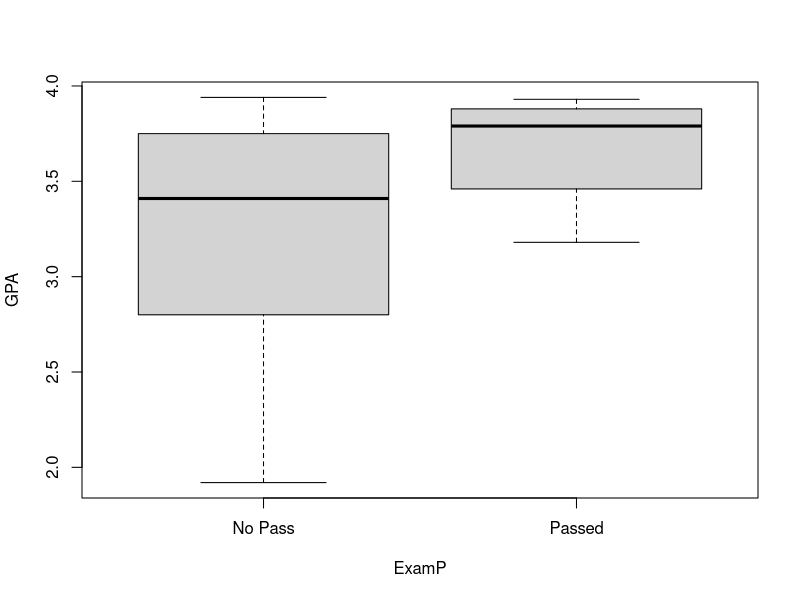
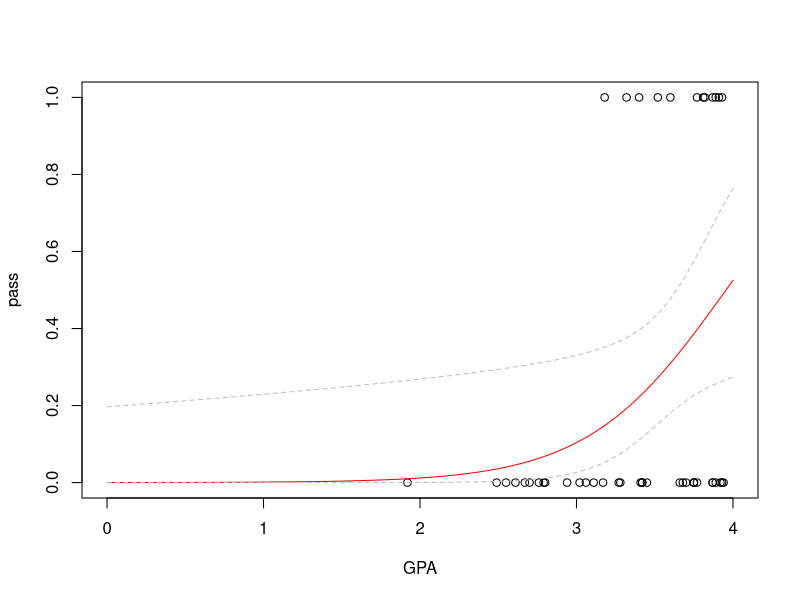
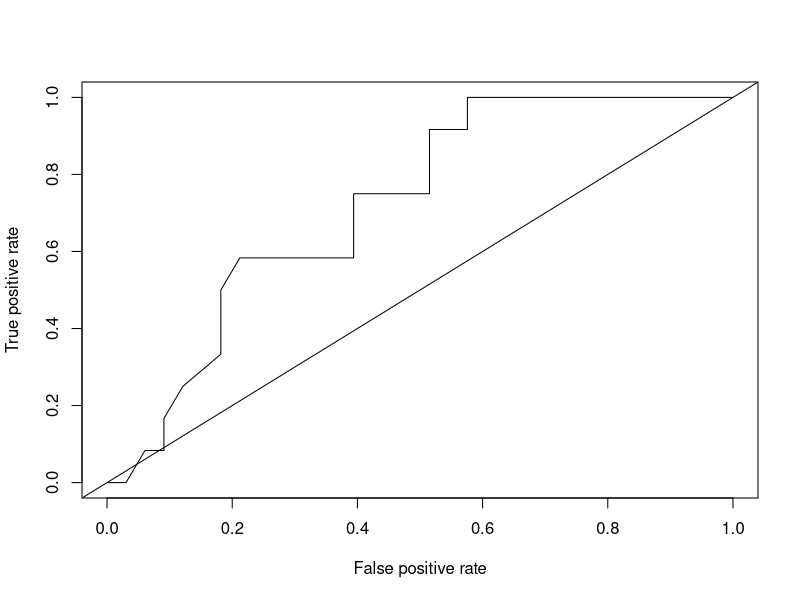

Source code (R) for these figures, in order:
## ---- chunk 1
exam <- read.csv("ExamPData.csv", header=TRUE)

table(exam$GPA>=3.5, exam$ExamP)
prop.table(table(exam$GPA>=3.5, exam$ExamP),margin=1)
boxplot(GPA~ExamP, data=exam)

## ---- chunk 2
#define the response variable clearly
exam$pass <- ifelse(exam$ExamP=="Passed",1,0)

#model
#log(P(pass|GPA)/P(nopass|GPA))=beta0+beta1GPA
out.exam <- glm(pass~GPA, data=exam, family="binomial")
summary(out.exam)

 #Does GPA have a significant effect on passing?
#z-test - Wald test
summary(out.exam)

#LRT X^2 test
reduced.exam <- glm(pass~+1, data=exam, family="binomial")
anova(reduced.exam, out.exam, test="Chisq")

#95% CI
confint(out.exam)

#for the odds interpretation 
exp(confint(out.exam))[-1,]


#Predict probability for GPA = 3.25, 3.85
predict(out.exam, newdata = data.frame(GPA=c(3.25,3.85)), type = "response")

#Create graphic
#data
plot(pass~GPA, data=exam, xlim=c(0,4))

#Curve of probability
xstar <- seq(0,4,length=100)
phat <- predict(out.exam, newdata=data.frame(GPA=xstar), type="response")
lines(xstar, phat, col="red")
#95% CI
logit.hat <- predict(out.exam, newdata=data.frame(GPA=xstar), type="link", se.fit=TRUE)
logit.l <- logit.hat$fit - 1.96*logit.hat$se.fit
logit.u <- logit.hat$fit + 1.96*logit.hat$se.fit
phat.l <- 1/(1+exp(-logit.l))
phat.u <- 1/(1+exp(-logit.u))
lines(xstar,phat.l, lty=2,col="gray")
lines(xstar,phat.u, lty=2,col="gray")

# ROC Curve
library(ROCR)
ROCRpred <- prediction(predict(out.exam, type='response'), exam$pass)
ROCRperf <- performance(ROCRpred, measure='tpr',x.measure='fpr')
plot(ROCRperf)
abline(0,1)

#AUC
performance(ROCRpred, measure="auc")
